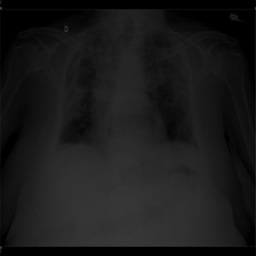
#> input picture src/streamlit/pictures/data_exploration/COVID-19/images/covid_200.png, 256 x 256 px, found by its file name; its folder holds 2 pictures in this run
$ jupyter execute --allow-errors 02_nf_Preprocessing.ipynb
#> lines starting #> are read from the running program, lines starting #| are printed output that depends on the picture
[cell 1]
import os
import matplotlib.pyplot as plt
import cv2
import numpy as np
import pandas as pd
import seaborn as sns

[cell 2]
# Chemins vers les images

data_path = os.path.join("..", "data", "processed")

images_covid_path = os.path.join(data_path, "Lung Segmentation Data", "COVID-19", "images")
images_noncovid_path = os.path.join(data_path, "Lung Segmentation Data", "Non-COVID", "images")
images_normal_path = os.path.join(data_path, "Lung Segmentation Data", "Normal", "images")

covid_path = os.path.join(data_path, "Lung Segmentation Data", "COVID-19")
noncovid_path = os.path.join(data_path, "Lung Segmentation Data", "Non-COVID")
normal_path = os.path.join(data_path, "Lung Segmentation Data", "Normal")

masks_covid_path = os.path.join(data_path, "Lung Segmentation Data", "COVID-19", "lung masks")
masks_noncovid_path = os.path.join(data_path, "Lung Segmentation Data", "Non-COVID", "lung masks")
masks_normal_path = os.path.join(data_path, "Lung Segmentation Data", "Normal", "lung masks")

dict_data_path = {
    'COVID' : os.path.join(covid_path, "MinMaxNormalized images"),
    'Non-COVID' : os.path.join(noncovid_path, "MinMaxNormalized images"),
    'Normal' : os.path.join(normal_path, "MinMaxNormalized images")
}

[cell 3]
# Définition de la normalization

def normalization(image):
    '''Cette fonction transforme l'image via une normalisation Min-Max'''
    image = image.astype(np.float32) # Transformation en float pour pouvoir faire des calculs

    min_val = np.min(image)
    max_val = np.max(image)

    normalized_image = (image - min_val) / (max_val - min_val) # Normalisation min-max (Entre 0 et 1)
    normalized_image = (normalized_image * 255).astype(np.uint8) # Je retransforme l'image pour qu'elle soit en format uint8
    return normalized_image

[cell 4]
image_200_path = "D:/Nico/Code/MAR24_BDS_Radios_Pulmonaire/data/processed/Lung Segmentation Data/COVID-19/images/covid_200.png"
image_200 = cv2.imread(image_200_path, cv2.IMREAD_GRAYSCALE)
#> image_200 is the input picture: shape (256, 256); min 0, max 78, mean 25.7

image_200_raw_path = "D:/Nico/Code/MAR24_BDS_Radios_Pulmonaire/data/raw/Lung Segmentation Data/Lung Segmentation Data/Train/COVID-19/images/covid_200.png"
image_200_raw = cv2.imread(image_200_raw_path, cv2.IMREAD_GRAYSCALE)

plt.figure(figsize=(10,5))
plt.subplot(1,3,2)
plt.title('Image normalisée MinMax')
plt.imshow(normalization(image_200), cmap = 'gray', vmin=0, vmax=255)
#> in normalization, `image = image.astype(np.float32)`:
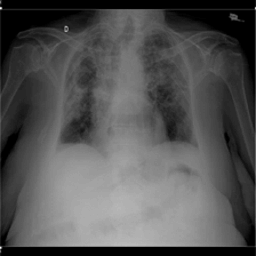
#> image: shape (256, 256) float32; min 0, max 78, mean 25.7; drawn with min black and max white
#> in normalization, `min_val = np.min(image)`: min_val = 0
#> in normalization, `max_val = np.max(image)`: max_val = 78
plt.axis('off')
plt.subplot(1,3,1)
plt.title('Image brute')
plt.imshow(image_200_raw, cmap = 'gray', vmin=0, vmax=255); # plt.imshow normalise automatiquement, vmin et vmax permet d'afficher l'image originale
plt.axis('off')
plt.subplot(1,3,3)
plt.title('Image normalisée HistEgal')
plt.imshow(cv2.equalizeHist(image_200_raw), cmap = 'gray', vmin=0, vmax=255)
plt.axis('off')
plt.show()
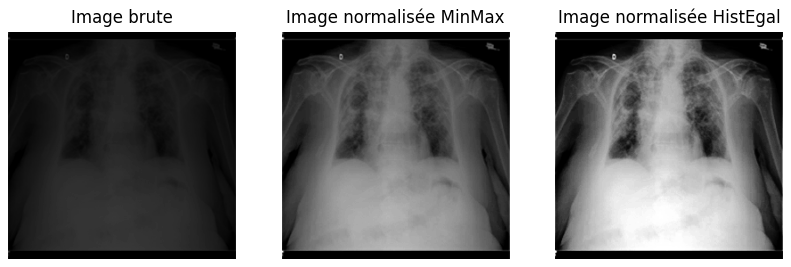
#> figure drawn by matplotlib, 3 panels

[cell 5]
# Vérification de la distribution de l'intensité des pixels

plt.figure(figsize=(10, 5))

# Image originale
plt.subplot(1, 2, 1)
plt.hist(image_200_raw.flatten(), bins=256, range=(0, 255), color='r') # Tableau transformé en liste
plt.title('Image brute')
plt.xlabel('Niveau de gris')
plt.ylabel('Nombre de pixels')

# Image normalisée
normalized_image_200 = normalization(image_200)
plt.subplot(1, 2, 2)
plt.hist(normalized_image_200.flatten(), bins=256, range=(0, 255), color='b')
plt.title('Image normalisée')
plt.xlabel('Niveau de gris')
plt.ylabel('Nombre de pixels')
plt.show()
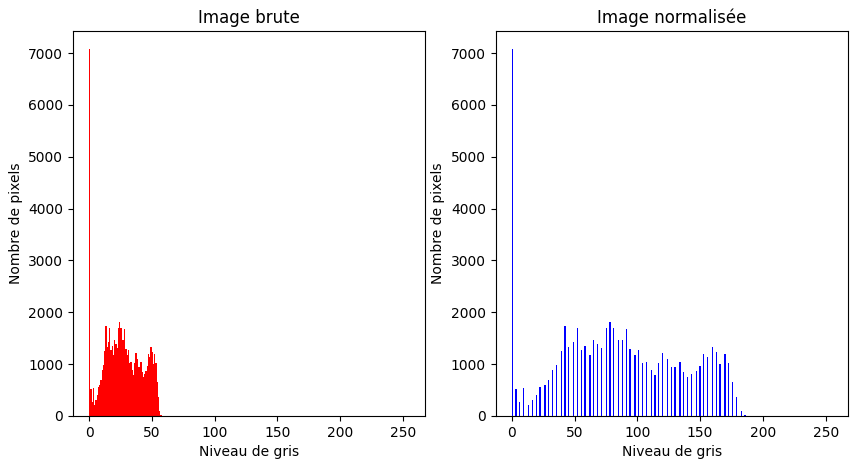
#> figure drawn by matplotlib, 2 panels; panel 1: tallest bar 7071 high, from x = 0 to 0.996; panel 2: tallest bar 7071 high, from x = 0 to 0.996

# On observe en effet une meilleure distribution des niveaux de gris, cependant cela ne va pas jusqu'à 255 (1 ou 2 pixels extrèmement plus clairs que les autres ont du décaler la distribution)

[cell 6]
def normalization_from_folder(path):
    '''Cette fonction crée un nouveau dossier nommé "MinMaxNormalized images", et y stocke toutes les images après normalisation Min Max via fonction normalization'''

    MinMaxNormalized_images = "MinMaxNormalized images"
    MinMaxNormalized_images_path = os.path.join(path, MinMaxNormalized_images)

    if not os.path.exists(MinMaxNormalized_images_path):
        os.mkdir(MinMaxNormalized_images_path) # Création du nouveau dossier pour stocker la normalisation si il n'existe pas déjà
    else :
        return

    images_path = os.path.join(path, "images") # Chemin vers le dossier contenant les images

    for image in os.listdir(images_path):
        image_path = os.path.join(images_path, image) # Chemin de l'image
        image_read = cv2.imread(image_path, cv2.IMREAD_GRAYSCALE)
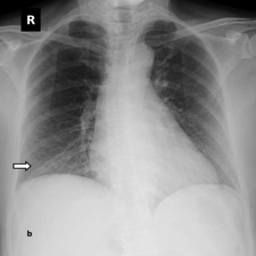
#> input picture src/streamlit/pictures/data_exploration/COVID-19/images/covid_11.png, 256 x 256 px, found by its file name
#> image_read is the input picture: shape (256, 256); min 0, max 255, mean 145.9
        normalized_image = normalization(image_read) # On crée l'image normalisée
        normalized_image_path = os.path.join(MinMaxNormalized_images_path, image) # On récupère le chemin de l'image

        cv2.imwrite(normalized_image_path, normalized_image) # On met l'image dans le nouveau dossier

[cell 7]
normalization_from_folder(covid_path)

[cell 8]
normalization_from_folder(noncovid_path)

[cell 9]
normalization_from_folder(normal_path)

[cell 10]
def normalization_HistEgal(path):
    '''Cette fonction crée un nouveau dossier nommé "HistEgalNormalized images", et y stocke toutes les images après normalisation par égalisation des histogrammes'''

    HistEgalNormalized_images = "HistEgalNormalized images"
    HistEgalNormalized_images_path = os.path.join(path, HistEgalNormalized_images)

    if not os.path.exists(HistEgalNormalized_images_path):
        os.mkdir(HistEgalNormalized_images_path) # Création du nouveau dossier pour stocker la normalisation si il n'existe pas déjà
    else :
        print("Le dossier existe déjà, rien n'a été fait")
        return

    images_path = os.path.join(path, "images") # Chemin vers le dossier contenant les images

    for image in os.listdir(images_path):
        image_path = os.path.join(images_path, image) # Chemin de l'image
        image_read = cv2.imread(image_path, cv2.IMREAD_GRAYSCALE)
        normalized_image = cv2.equalizeHist(image_read) # On crée l'image normalisée
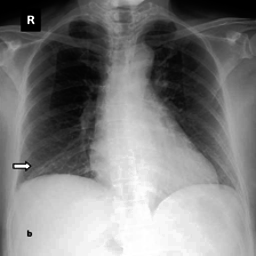
#> normalized_image: shape (256, 256); min 0, max 255, mean 126.7
        normalized_image_path = os.path.join(HistEgalNormalized_images_path, image) # On récupère le chemin de l'image

        cv2.imwrite(normalized_image_path, normalized_image) # On met l'image dans le nouveau dossier

[cell 11]
normalization_HistEgal(covid_path)
normalization_HistEgal(noncovid_path)
normalization_HistEgal(normal_path)

[cell 12]
def apply_clahe_normalization(img):
    """
    Apply CLAHE normalization to an input image.

    Args:
        img (numpy.ndarray): Input image, either in grayscale or RGB format.

    Returns:
        numpy.ndarray: CLAHE normalized image.

    Raises:
        ValueError: If the input image is None or not a valid image.
    """
    if img is None:
        raise ValueError("No image data received!")

    if not isinstance(img, np.ndarray):
        raise ValueError("Input must be a numpy.ndarray")

    # Convert image to grayscale if it's not already
    if len(img.shape) == 3 and img.shape[2] == 3:  # RGB image
        img = cv2.cvtColor(img, cv2.COLOR_BGR2GRAY)
    elif len(img.shape) != 2:  # Not a grayscale or RGB image
        raise ValueError("Input image must be either grayscale or RGB")

    # Ensure image is of type uint8 (required for CLAHE)
    if img.dtype != np.uint8:
        img = img.astype('uint8')

    # Apply CLAHE transformation
    clahe = cv2.createCLAHE(clipLimit=2.0, tileGridSize=(8, 8))
    img = clahe.apply(img)
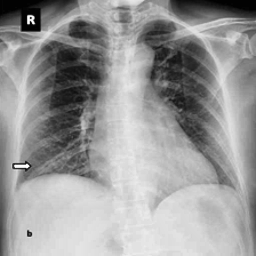
#> img: shape (256, 256); min 1, max 255, mean 153.5

    return img

def normalization_CLAHE(path):
    '''Cette fonction crée un nouveau dossier nommé "CLAHE images", et y stocke toutes les images après CLAHE'''

    CLAHE_images = "CLAHE images"
    CLAHE_images_path = os.path.join(path, CLAHE_images)

    if not os.path.exists(CLAHE_images_path):
        os.mkdir(CLAHE_images_path) # Création du nouveau dossier pour stocker la normalisation si il n'existe pas déjà
    else :
        print("Le dossier existe déjà, rien n'a été fait")
        return

    images_path = os.path.join(path, "images") # Chemin vers le dossier contenant les images

    for image in os.listdir(images_path):
        image_path = os.path.join(images_path, image) # Chemin de l'image
        image_read = cv2.imread(image_path, cv2.IMREAD_GRAYSCALE)
        normalized_image = apply_clahe_normalization(image_read) # On crée l'image normalisée
        normalized_image_path = os.path.join(CLAHE_images_path, image) # On récupère le chemin de l'image

        cv2.imwrite(normalized_image_path, normalized_image) # On met l'image dans le nouveau dossier

[cell 13]
normalization_CLAHE(covid_path)

[cell 14]
normalization_CLAHE(noncovid_path)
normalization_CLAHE(normal_path)

[cell 15]
png_data = []

#> (the rest of this cell did not finish here and is left out)

[cell 16]
def display_distrib_int_pixels(df, titre):
    fig, axes = plt.subplots(1, 3, figsize=(20, 6))
    axes = axes.flatten()

    for i, (data, group) in enumerate(df.groupby('data')):
        q1 = group['Intensité moyenne'].quantile(0.25)
        median = group['Intensité moyenne'].median()
        q3 = group['Intensité moyenne'].quantile(0.75)
        moy = group['Intensité moyenne'].mean()
        sd = group['Intensité moyenne'].std()

        ax = axes[i]  # Select the current subplot

        sns.histplot(data=group, x='Intensité moyenne', kde=True, ax=ax)

        ax.set_title(f'{data}')
        ax.set_xlabel('Intensité moyenne')
        ax.set_ylabel('Frequency')

        # info distrib :
        ax.text(0.95, 0.95, f'Q1: {q1:.2f}', ha='right', va='top', transform=ax.transAxes)
        ax.text(0.95, 0.85, f'Median: {median:.2f}', ha='right', va='top', transform=ax.transAxes)
        ax.text(0.95, 0.75, f'Q3: {q3:.2f}', ha='right', va='top', transform=ax.transAxes)
        ax.text(0.95, 0.65, f'Moyenne: {moy:.2f}', ha='right', va='top', transform=ax.transAxes)
        ax.text(0.95, 0.55, f'Std: {sd:.2f}', ha='right', va='top', transform=ax.transAxes)

    # plt.tight_layout() # Adjust layout to prevent overlap of subplot titles
    fig.suptitle(titre, fontsize=16)
    plt.subplots_adjust(top=0.9, bottom=0.1, left=0.1, right=0.9, hspace=0.5, wspace=0.5)

    plt.show()

#> (a cell that did not finish here is left out)

La normalisation Min-Max augmente la valeur de l'ensemble des descripteurs, cependant cela écarte encore plus le set COVID des deux autres sets, ce qui n'était pas le but à l'étape de normalisation.

Pour comparer, les moyennes étaient respectivement de 137.6, 125.6, 129.27 et les médianes de 141.06, 122.15 et 125.79

Le problème de normaliser en utilisant la moyenne est que les images contenant une importante partie noire (qui n'appartient pas à la radio) vont être "trop" corrigées

[cell 18]
# Application des masks sur les images

def application_masks(image,mask):
    '''Cette fonction prend une image et applique le masque de même nom pour ne faire ressortir que les poumons'''
    masked_image = cv2.bitwise_and(image, mask)
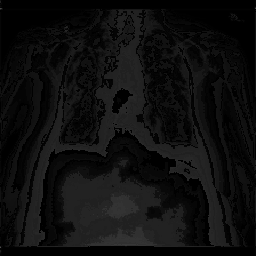
#> masked_image: shape (256, 256); min 0, max 78, mean 14.4
    return masked_image

[cell 19]
mask_200_path = "D:/Nico/Code/MAR24_BDS_Radios_Pulmonaire/data/processed/Lung Segmentation Data/COVID-19/lung masks/covid_200.png"
mask_200 = cv2.imread(mask_200_path, cv2.IMREAD_GRAYSCALE)
plt.figure(figsize=(10,5))
plt.subplot(1,2,1)
plt.title('Masque')
plt.imshow(mask_200, cmap = 'gray', vmin=0, vmax=255)
plt.subplot(1,2,2)
plt.title('Masque appliqué sur l\'image')
plt.imshow(application_masks(normalized_image_200, mask_200), cmap = 'gray', vmin=0, vmax=255)
plt.show()

[cell 20]
def application_masks_from_folder(path):
    '''Cette fonction applique les masques sur toutes les images d'un dossier.
    Elle crée un nouveau dossier pour stocker les images résultantes'''

    masks_applicated = "masks_applicated"
    masks_applicated_path = os.path.join(path, masks_applicated)

    if not os.path.exists(masks_applicated_path):
        os.mkdir(masks_applicated_path) # Création du nouveau dossier pour stocker la combinaison si il n'existe pas déjà
    else :
        return

    images_path = os.path.join(path, "images") # Chemin vers le dossier contenant les images
    masks_path = os.path.join(path, "lung masks") # Chemin vers le dossier contenant les masques

    for image in os.listdir(images_path):
        image_path = os.path.join(images_path, image) # Chemin de l'image
        image_read = cv2.imread(image_path, cv2.IMREAD_GRAYSCALE)
        mask_path = os.path.join(masks_path, image) # Chemin du mask qui porte le même nom que l'image
        mask_read = cv2.imread(mask_path, cv2.IMREAD_GRAYSCALE)

        result_image = application_masks(image_read, mask_read) # On applique le mask sur l'image
        result_image_path = os.path.join(masks_applicated_path, image) # On récupère le chemin de l'image

        cv2.imwrite(result_image_path, result_image) # On met l'image dans le nouveau dossier

[cell 21]
application_masks_from_folder(covid_path)

[cell 22]
application_masks_from_folder(noncovid_path)

[cell 23]
application_masks_from_folder(normal_path)

Pour perdre moins d'information, il faudrait zoomer les masks.
Cependant faire un simple zoom sur le centre de l'image nous fera perdre de l'inforamtion, il faudrait faire grossir juste les formes -> Dilatation via cv2.dilate

[cell 24]
def mask_dilatation(mask, iterations):
#> called with iterations = 1
    kernel = np.array([
    [0, 0, 1, 0, 0],
    [0, 1, 1, 1, 0],
    [1, 1, 1, 1, 1],
    [0, 1, 1, 1, 0],
    [0, 0, 1, 0, 0]
    ], dtype=np.uint8)

    dilated_mask = cv2.dilate(mask, kernel, iterations = iterations)
    return dilated_mask

[cell 25]
mask_200_1 = mask_dilatation(mask_200, 1)
mask_200_2 = mask_dilatation(mask_200, 2)
#> call 2 of mask_dilatation, with iterations = 2
#> in mask_dilatation (call 2), `dilated_mask = cv2.dilate(mask, kernel, iterations = iterations)`:
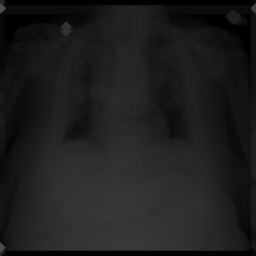
#> dilated_mask: shape (256, 256); min 0, max 78, mean 29.7
mask_200_3 = mask_dilatation(mask_200, 3)
plt.figure(figsize=(20, 5))
plt.subplot(1, 4, 1)
plt.imshow(mask_200, cmap = 'gray', vmin=0, vmax=255);
plt.subplot(1, 4, 2)
plt.imshow(mask_200_1, cmap = 'gray', vmin=0, vmax=255);
plt.subplot(1, 4, 3)
plt.imshow(mask_200_2, cmap = 'gray', vmin=0, vmax=255);
plt.subplot(1, 4, 4)
plt.imshow(mask_200_3, cmap = 'gray', vmin=0, vmax=255);

[cell 26]
plt.figure(figsize=(10, 5))  # Définir la taille de la figure
plt.figure(figsize=(20, 5))
plt.subplot(1, 4, 1)
plt.imshow(application_masks(image_200, mask_200), cmap = 'gray', vmin=0, vmax=255);
plt.subplot(1, 4, 2)
plt.imshow(application_masks(image_200, mask_200_1), cmap = 'gray', vmin=0, vmax=255);
#> in application_masks (call 9), `masked_image = cv2.bitwise_and(image, mask)`:
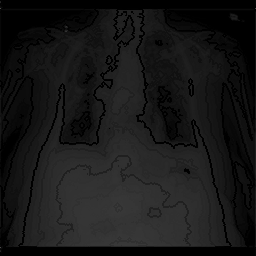
#> masked_image: shape (256, 256); min 0, max 78, mean 23.2
plt.subplot(1, 4, 3)
plt.imshow(application_masks(image_200, mask_200_2), cmap = 'gray', vmin=0, vmax=255);
#> in application_masks (call 10), `masked_image = cv2.bitwise_and(image, mask)`:
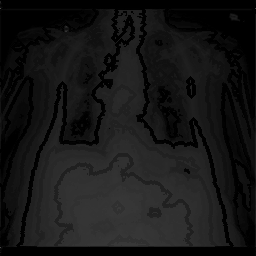
#> masked_image: shape (256, 256); min 0, max 78, mean 22
plt.subplot(1, 4, 4)
plt.imshow(application_masks(image_200, mask_200_3), cmap = 'gray', vmin=0, vmax=255);
